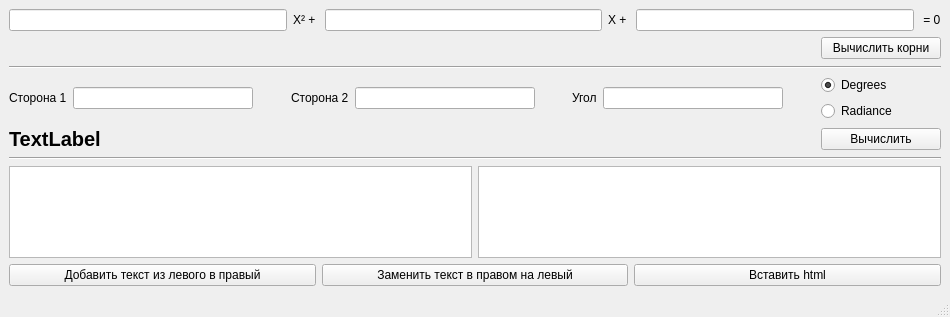
<?xml version="1.0" encoding="UTF-8"?>
<ui version="4.0">
 <class>MainWindow</class>
 <widget class="QMainWindow" name="MainWindow">
  <property name="geometry">
   <rect>
    <x>0</x>
    <y>0</y>
    <width>950</width>
    <height>317</height>
   </rect>
  </property>
  <property name="maximumSize">
   <size>
    <width>16777215</width>
    <height>16777215</height>
   </size>
  </property>
  <property name="windowTitle">
   <string>MainWindow</string>
  </property>
  <widget class="QWidget" name="centralwidget">
   <layout class="QHBoxLayout" name="horizontalLayout">
    <item>
     <layout class="QVBoxLayout" name="mainLayout">
      <item>
       <layout class="QVBoxLayout" name="verticalLayout">
        <item>
         <layout class="QHBoxLayout" name="horizontalLayout_2">
          <item>
           <widget class="QLineEdit" name="coef_a">
            <property name="alignment">
             <set>Qt::AlignRight|Qt::AlignTrailing|Qt::AlignVCenter</set>
            </property>
           </widget>
          </item>
          <item>
           <widget class="QLabel" name="label">
            <property name="text">
             <string>X² + </string>
            </property>
           </widget>
          </item>
          <item>
           <widget class="QLineEdit" name="coef_b">
            <property name="alignment">
             <set>Qt::AlignRight|Qt::AlignTrailing|Qt::AlignVCenter</set>
            </property>
           </widget>
          </item>
          <item>
           <widget class="QLabel" name="label_2">
            <property name="text">
             <string>X + </string>
            </property>
           </widget>
          </item>
          <item>
           <widget class="QLineEdit" name="coef_c">
            <property name="layoutDirection">
             <enum>Qt::LeftToRight</enum>
            </property>
            <property name="alignment">
             <set>Qt::AlignRight|Qt::AlignTrailing|Qt::AlignVCenter</set>
            </property>
           </widget>
          </item>
          <item>
           <widget class="QLabel" name="label_3">
            <property name="text">
             <string> = 0</string>
            </property>
           </widget>
          </item>
         </layout>
        </item>
        <item>
         <layout class="QHBoxLayout" name="horizontalLayout_3">
          <item>
           <layout class="QHBoxLayout" name="horizontalLayout_9">
            <item>
             <widget class="QLabel" name="result_qe">
              <property name="minimumSize">
               <size>
                <width>300</width>
                <height>0</height>
               </size>
              </property>
              <property name="font">
               <font>
                <pointsize>15</pointsize>
                <bold>true</bold>
               </font>
              </property>
              <property name="text">
               <string/>
              </property>
             </widget>
            </item>
           </layout>
          </item>
          <item>
           <layout class="QHBoxLayout" name="horizontalLayout_8">
            <item>
             <spacer name="horizontalSpacer">
              <property name="orientation">
               <enum>Qt::Horizontal</enum>
              </property>
              <property name="sizeHint" stdset="0">
               <size>
                <width>40</width>
                <height>20</height>
               </size>
              </property>
             </spacer>
            </item>
            <item>
             <widget class="QPushButton" name="calqulate_qe">
              <property name="minimumSize">
               <size>
                <width>120</width>
                <height>0</height>
               </size>
              </property>
              <property name="text">
               <string>Вычислить корни</string>
              </property>
             </widget>
            </item>
           </layout>
          </item>
         </layout>
        </item>
       </layout>
      </item>
      <item>
       <widget class="Line" name="line">
        <property name="orientation">
         <enum>Qt::Horizontal</enum>
        </property>
       </widget>
      </item>
      <item>
       <layout class="QVBoxLayout" name="verticalLayout_2">
        <item>
         <layout class="QHBoxLayout" name="horizontalLayout_4">
          <item>
           <widget class="QLabel" name="label_5">
            <property name="text">
             <string>Сторона 1</string>
            </property>
           </widget>
          </item>
          <item>
           <widget class="QLineEdit" name="side1">
            <property name="minimumSize">
             <size>
              <width>180</width>
              <height>0</height>
             </size>
            </property>
            <property name="alignment">
             <set>Qt::AlignRight|Qt::AlignTrailing|Qt::AlignVCenter</set>
            </property>
           </widget>
          </item>
          <item>
           <spacer name="horizontalSpacer_3">
            <property name="orientation">
             <enum>Qt::Horizontal</enum>
            </property>
            <property name="sizeHint" stdset="0">
             <size>
              <width>40</width>
              <height>20</height>
             </size>
            </property>
           </spacer>
          </item>
          <item>
           <widget class="QLabel" name="label_6">
            <property name="text">
             <string>Сторона 2</string>
            </property>
           </widget>
          </item>
          <item>
           <widget class="QLineEdit" name="side2">
            <property name="minimumSize">
             <size>
              <width>180</width>
              <height>0</height>
             </size>
            </property>
            <property name="alignment">
             <set>Qt::AlignRight|Qt::AlignTrailing|Qt::AlignVCenter</set>
            </property>
           </widget>
          </item>
          <item>
           <spacer name="horizontalSpacer_4">
            <property name="orientation">
             <enum>Qt::Horizontal</enum>
            </property>
            <property name="sizeHint" stdset="0">
             <size>
              <width>40</width>
              <height>20</height>
             </size>
            </property>
           </spacer>
          </item>
          <item>
           <widget class="QLabel" name="label_7">
            <property name="text">
             <string>Угол</string>
            </property>
           </widget>
          </item>
          <item>
           <widget class="QLineEdit" name="angle">
            <property name="minimumSize">
             <size>
              <width>180</width>
              <height>0</height>
             </size>
            </property>
            <property name="alignment">
             <set>Qt::AlignRight|Qt::AlignTrailing|Qt::AlignVCenter</set>
            </property>
           </widget>
          </item>
          <item>
           <spacer name="horizontalSpacer_5">
            <property name="orientation">
             <enum>Qt::Horizontal</enum>
            </property>
            <property name="sizeHint" stdset="0">
             <size>
              <width>40</width>
              <height>20</height>
             </size>
            </property>
           </spacer>
          </item>
          <item>
           <layout class="QVBoxLayout" name="verticalLayout_4">
            <item>
             <widget class="QRadioButton" name="degrees">
              <property name="text">
               <string>Degrees</string>
              </property>
              <property name="checked">
               <bool>true</bool>
              </property>
             </widget>
            </item>
            <item>
             <widget class="QRadioButton" name="radiance">
              <property name="minimumSize">
               <size>
                <width>120</width>
                <height>0</height>
               </size>
              </property>
              <property name="text">
               <string>Radiance</string>
              </property>
             </widget>
            </item>
           </layout>
          </item>
         </layout>
        </item>
        <item>
         <layout class="QHBoxLayout" name="horizontalLayout_5">
          <item>
           <layout class="QHBoxLayout" name="horizontalLayout_10">
            <item>
             <widget class="QLabel" name="result_ct">
              <property name="minimumSize">
               <size>
                <width>300</width>
                <height>0</height>
               </size>
              </property>
              <property name="font">
               <font>
                <pointsize>15</pointsize>
                <bold>true</bold>
               </font>
              </property>
              <property name="text">
               <string>TextLabel</string>
              </property>
             </widget>
            </item>
           </layout>
          </item>
          <item>
           <layout class="QHBoxLayout" name="horizontalLayout_12">
            <item>
             <spacer name="horizontalSpacer_2">
              <property name="orientation">
               <enum>Qt::Horizontal</enum>
              </property>
              <property name="sizeHint" stdset="0">
               <size>
                <width>40</width>
                <height>20</height>
               </size>
              </property>
             </spacer>
            </item>
            <item>
             <widget class="QPushButton" name="calculate_ct">
              <property name="minimumSize">
               <size>
                <width>120</width>
                <height>0</height>
               </size>
              </property>
              <property name="text">
               <string>Вычислить</string>
              </property>
             </widget>
            </item>
           </layout>
          </item>
         </layout>
        </item>
       </layout>
      </item>
      <item>
       <widget class="Line" name="line_2">
        <property name="orientation">
         <enum>Qt::Horizontal</enum>
        </property>
       </widget>
      </item>
      <item>
       <layout class="QVBoxLayout" name="verticalLayout_3">
        <item>
         <layout class="QHBoxLayout" name="horizontalLayout_7">
          <item>
           <widget class="QTextEdit" name="left_text"/>
          </item>
          <item>
           <widget class="QTextEdit" name="right_text"/>
          </item>
         </layout>
        </item>
        <item>
         <layout class="QHBoxLayout" name="horizontalLayout_6">
          <item>
           <widget class="QPushButton" name="add_text">
            <property name="text">
             <string>Добавить текст из левого в правый</string>
            </property>
           </widget>
          </item>
          <item>
           <widget class="QPushButton" name="replace_text">
            <property name="text">
             <string>Заменить текст в правом на левый</string>
            </property>
           </widget>
          </item>
          <item>
           <widget class="QPushButton" name="insert_html">
            <property name="text">
             <string>Вставить html</string>
            </property>
           </widget>
          </item>
         </layout>
        </item>
       </layout>
      </item>
     </layout>
    </item>
   </layout>
  </widget>
  <widget class="QMenuBar" name="menubar">
   <property name="geometry">
    <rect>
     <x>0</x>
     <y>0</y>
     <width>950</width>
     <height>21</height>
    </rect>
   </property>
  </widget>
  <widget class="QStatusBar" name="statusbar"/>
 </widget>
 <resources/>
 <connections/>
</ui>
